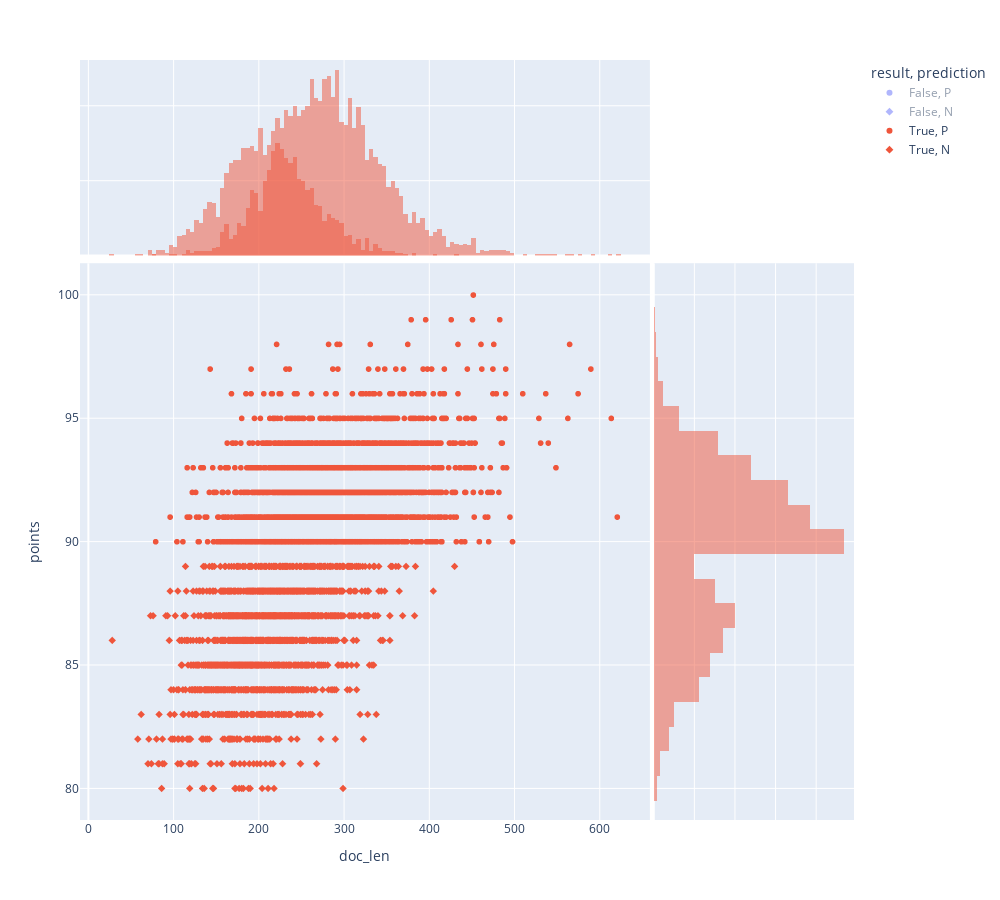

The code cell stored with this chart in its notebook:
### Code cell
px.scatter(RESULT.join(DOC[['doc_content','points','doc_len']], how='inner').reset_index(), 'doc_len', 'points', color='result', symbol='prediction',
           height=900, width=1000, marginal_x='histogram', marginal_y='histogram')

### Figure 1 — Plotly figure (JSON) as saved in the notebook; plotly's stock layout.template omitted (floating-point values rounded to 4 significant figures; data arrays with more than 128 entries replaced by an {"elided": "..."} marker saying what was removed)
{"data": [{"hovertemplate": "result=False<br>prediction=P<br>doc_len=%{x}<br>points=%{y}<extra></extra>", "legendgroup": "False, P", "marker": {"color": "#636efa", "symbol": "circle"}, "mode": "markers", "name": "False, P", "showlegend": true, "type": "scattergl", "visible": "legendonly", "x": {"elided": "2037 int values"}, "xaxis": "x", "y": {"elided": "2037 int values"}, "yaxis": "y"}, {"alignmentgroup": "True", "bingroup": "x", "hovertemplate": "result=False<br>prediction=P<br>doc_len=%{x}<br>count=%{y}<extra></extra>", "legendgroup": "False, P", "marker": {"color": "#636efa"}, "name": "False, P", "offsetgroup": "False, P", "opacity": 0.5, "showlegend": false, "type": "histogram", "visible": "legendonly", "x": {"elided": "2037 int values"}, "xaxis": "x3", "yaxis": "y3"}, {"alignmentgroup": "True", "bingroup": "y", "hovertemplate": "result=False<br>prediction=P<br>points=%{y}<br>count=%{x}<extra></extra>", "legendgroup": "False, P", "marker": {"color": "#636efa"}, "name": "False, P", "offsetgroup": "False, P", "opacity": 0.5, "showlegend": false, "type": "histogram", "visible": "legendonly", "xaxis": "x2", "y": {"elided": "2037 int values"}, "yaxis": "y2"}, {"hovertemplate": "result=False<br>prediction=N<br>doc_len=%{x}<br>points=%{y}<extra></extra>", "legendgroup": "False, N", "marker": {"color": "#636efa", "symbol": "diamond"}, "mode": "markers", "name": "False, N", "showlegend": true, "type": "scattergl", "visible": "legendonly", "x": {"elided": "627 int values"}, "xaxis": "x", "y": {"elided": "627 int values"}, "yaxis": "y"}, {"alignmentgroup": "True", "bingroup": "x", "hovertemplate": "result=False<br>prediction=N<br>doc_len=%{x}<br>count=%{y}<extra></extra>", "legendgroup": "False, N", "marker": {"color": "#636efa"}, "name": "False, N", "offsetgroup": "False, N", "opacity": 0.5, "showlegend": false, "type": "histogram", "visible": "legendonly", "x": {"elided": "627 int values"}, "xaxis": "x3", "yaxis": "y3"}, {"alignmentgroup": "True", "bingroup": "y", "hovertemplate": "result=False<br>prediction=N<br>points=%{y}<br>count=%{x}<extra></extra>", "legendgroup": "False, N", "marker": {"color": "#636efa"}, "name": "False, N", "offsetgroup": "False, N", "opacity": 0.5, "showlegend": false, "type": "histogram", "visible": "legendonly", "xaxis": "x2", "y": {"elided": "627 int values"}, "yaxis": "y2"}, {"hovertemplate": "result=True<br>prediction=P<br>doc_len=%{x}<br>points=%{y}<extra></extra>", "legendgroup": "True, P", "marker": {"color": "#EF553B", "symbol": "circle"}, "mode": "markers", "name": "True, P", "showlegend": true, "type": "scattergl", "visible": true, "x": {"elided": "3370 int values"}, "xaxis": "x", "y": {"elided": "3370 int values"}, "yaxis": "y"}, {"alignmentgroup": "True", "bingroup": "x", "hovertemplate": "result=True<br>prediction=P<br>doc_len=%{x}<br>count=%{y}<extra></extra>", "legendgroup": "True, P", "marker": {"color": "#EF553B"}, "name": "True, P", "offsetgroup": "True, P", "opacity": 0.5, "showlegend": false, "type": "histogram", "visible": true, "x": {"elided": "3370 int values"}, "xaxis": "x3", "yaxis": "y3"}, {"alignmentgroup": "True", "bingroup": "y", "hovertemplate": "result=True<br>prediction=P<br>points=%{y}<br>count=%{x}<extra></extra>", "legendgroup": "True, P", "marker": {"color": "#EF553B"}, "name": "True, P", "offsetgroup": "True, P", "opacity": 0.5, "showlegend": false, "type": "histogram", "visible": true, "xaxis": "x2", "y": {"elided": "3370 int values"}, "yaxis": "y2"}, {"hovertemplate": "result=True<br>prediction=N<br>doc_len=%{x}<br>points=%{y}<extra></extra>", "legendgroup": "True, N", "marker": {"color": "#EF553B", "symbol": "diamond"}, "mode": "markers", "name": "True, N", "showlegend": true, "type": "scattergl", "visible": true, "x": {"elided": "1966 int values"}, "xaxis": "x", "y": {"elided": "1966 int values"}, "yaxis": "y"}, {"alignmentgroup": "True", "bingroup": "x", "hovertemplate": "result=True<br>prediction=N<br>doc_len=%{x}<br>count=%{y}<extra></extra>", "legendgroup": "True, N", "marker": {"color": "#EF553B"}, "name": "True, N", "offsetgroup": "True, N", "opacity": 0.5, "showlegend": false, "type": "histogram", "visible": true, "x": {"elided": "1966 int values"}, "xaxis": "x3", "yaxis": "y3"}, {"alignmentgroup": "True", "bingroup": "y", "hovertemplate": "result=True<br>prediction=N<br>points=%{y}<br>count=%{x}<extra></extra>", "legendgroup": "True, N", "marker": {"color": "#EF553B"}, "name": "True, N", "offsetgroup": "True, N", "opacity": 0.5, "showlegend": false, "type": "histogram", "visible": true, "xaxis": "x2", "y": {"elided": "1966 int values"}, "yaxis": "y2"}], "layout": {"barmode": "overlay", "height": 900, "legend": {"title": {"text": "result, prediction"}, "tracegroupgap": 0}, "margin": {"t": 60}, "width": 1000, "xaxis": {"anchor": "y", "autorange": true, "domain": [0, 0.7363], "range": [-9.866, 658.9], "title": {"text": "doc_len"}, "type": "linear"}, "xaxis2": {"anchor": "y2", "autorange": true, "domain": [0.7413, 1], "matches": "x2", "range": [0, 986.3], "showgrid": true, "showline": false, "showticklabels": false, "ticks": ""}, "xaxis3": {"anchor": "y3", "autorange": true, "domain": [0, 0.7363], "matches": "x", "range": [-9.866, 658.9], "showgrid": true, "showticklabels": false, "type": "linear"}, "xaxis4": {"anchor": "y4", "domain": [0.7413, 1], "matches": "x2", "showgrid": true, "showline": false, "showticklabels": false, "ticks": ""}, "yaxis": {"anchor": "x", "autorange": true, "domain": [0, 0.7326], "range": [78.72, 101.3], "title": {"text": "points"}, "type": "linear"}, "yaxis2": {"anchor": "x2", "autorange": true, "domain": [0, 0.7326], "matches": "y", "range": [78.72, 101.3], "showgrid": true, "showticklabels": false, "type": "linear"}, "yaxis3": {"anchor": "x3", "autorange": true, "domain": [0.7426, 1], "matches": "y3", "range": [0, 130.5], "showgrid": true, "showline": false, "showticklabels": false, "ticks": ""}, "yaxis4": {"anchor": "x4", "domain": [0.7426, 1], "matches": "y3", "showgrid": true, "showline": false, "showticklabels": false, "ticks": ""}}}
